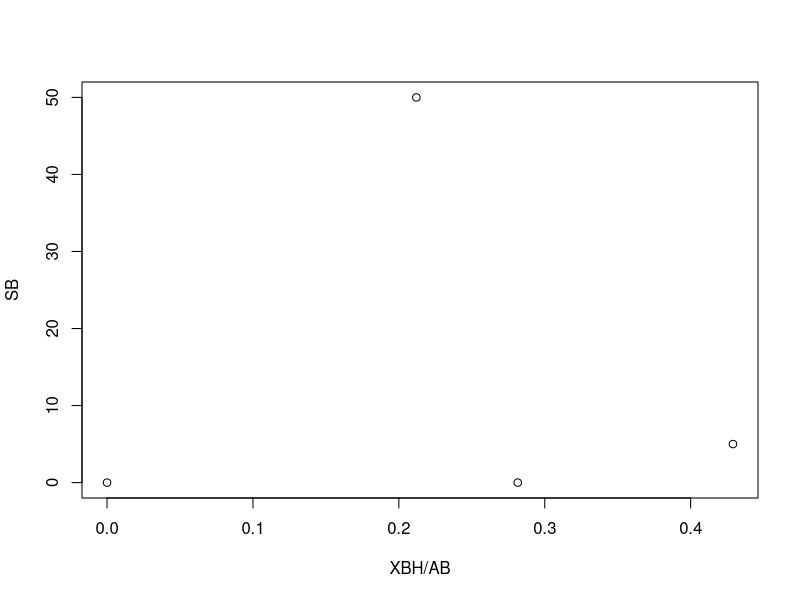

Generate this figure with R:
ab = 508
h = 133
double = 23
triple = 3
homerun = 22
single = (h-double-triple-homerun)
sb = 0
bab = (double*2+triple*3+homerun*4)/ab

babpower = (.42747)

points = matrix(
  c(0,0,.212,50,.429,5,bab,sb),
  nrow=(4),
  ncol=(2),
  byrow = TRUE
)

powererror = 1 - (abs(bab-babpower)/babpower)
if (sb>50) {
  speederror = 1
} else {
  speederror = 1 - (abs(sb-50)/50)
}
bencherror = abs(ab-550)/550

speed = (speederror/(speederror+powererror+bencherror))
power = (powererror/(speederror+powererror+bencherror))
bench = (bencherror/(speederror+powererror+bencherror))

plot(points,xlab = 'XBH/AB',ylab = 'SB')

cat("Power: ",power)
cat("Speed: ",speed)
cat("Bench: ",bench)